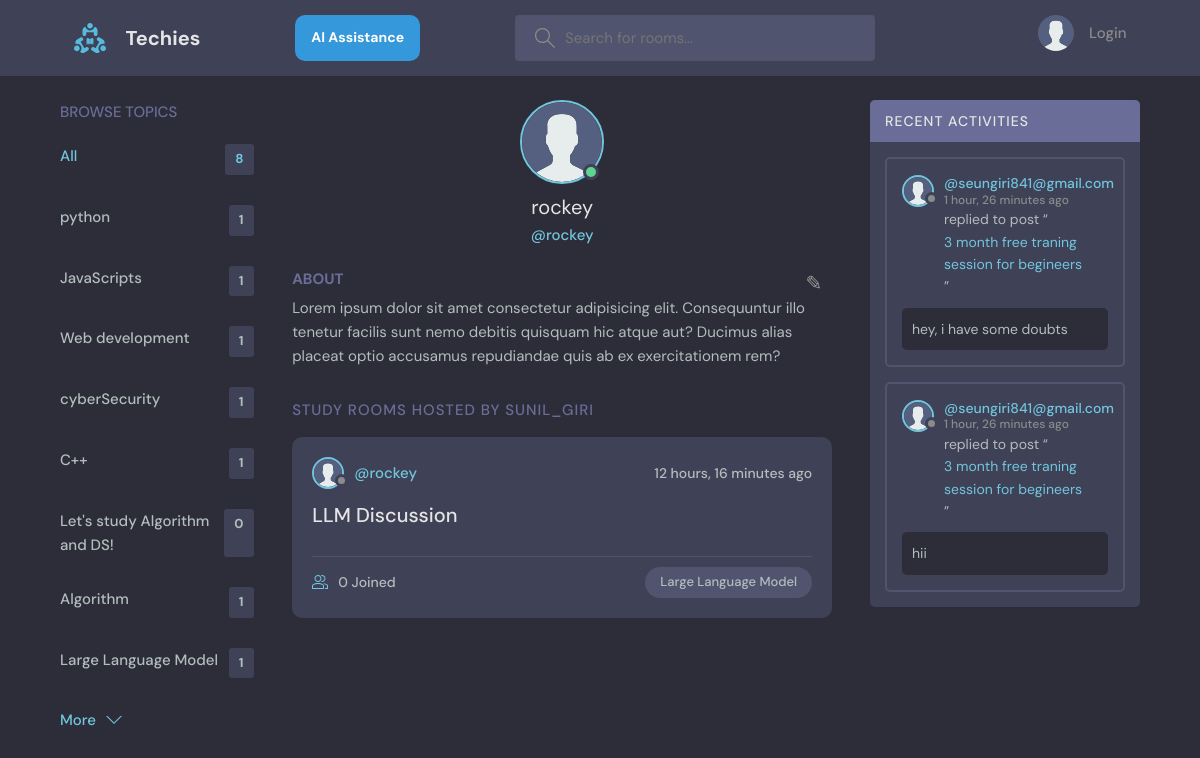
Before: /profile/6/ with the older database file.
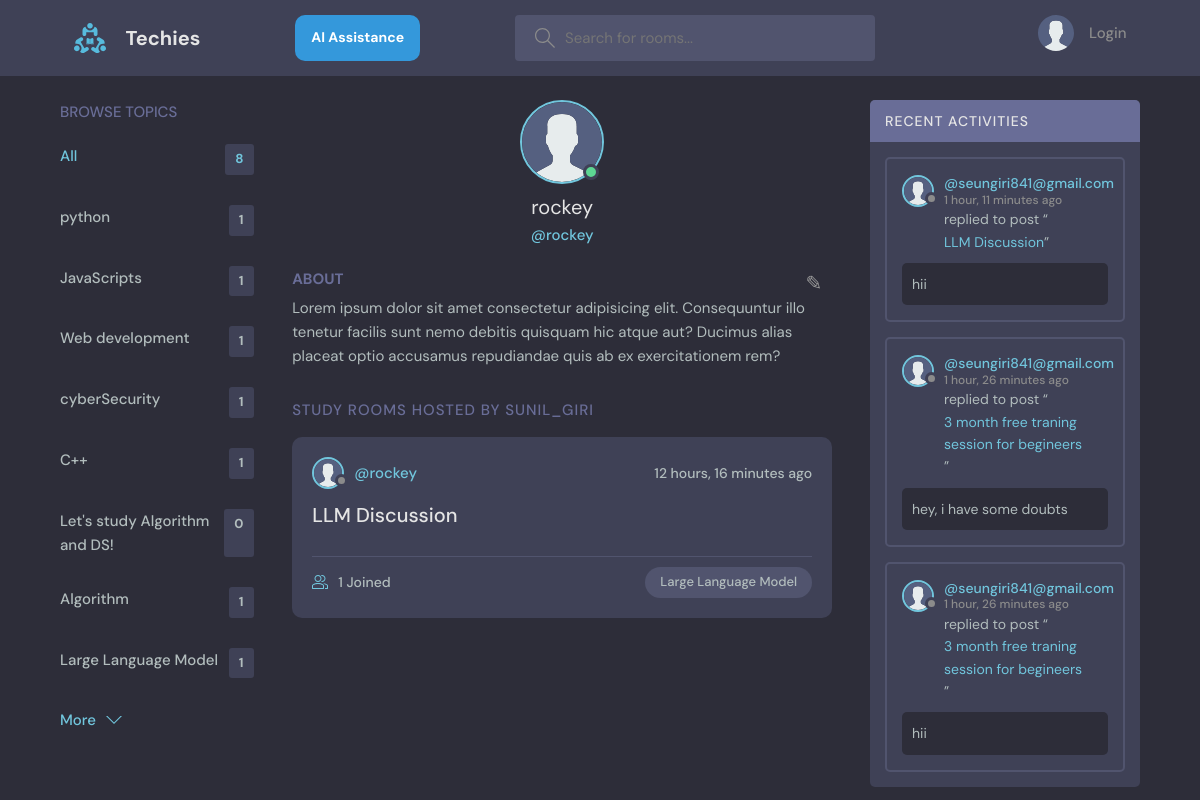
After: the same page with the newer database file.
### base/models.py (models this page shows, shortened)
class Topic(models.Model):
    name = models.CharField(max_length=200)

class Room(models.Model):
    host = models.ForeignKey(User, on_delete=models.CASCADE, null=True)
    topic = models.ForeignKey(Topic, on_delete=models.SET_NULL, null=True)
    name = models.CharField(max_length=200)
    description = models.TextField(null=True, blank=True)
    participants = models.ManyToManyField(
        User, related_name='paticipants', blank=True)
    update = models.DateTimeField(auto_now=True)
    created = models.DateTimeField(auto_now_add=True)
    class Meta:
        ordering = ['-update', '-created']
    def __str__(self):
        return self.name

class User(AbstractUser):
    name = models.CharField(max_length=200, null=True)
    email = models.EmailField(unique=True, null=True)
    bio = models.TextField(null=True)
    avatar =models.ImageField(null=True, default="avatar.svg")
    USERNAME_FIELD = 'email'
    REQUIRED_FIELDS = []

class Message(models.Model):
    user = models.ForeignKey(User, on_delete=models.CASCADE)
    room = models.ForeignKey(Room, on_delete=models.CASCADE)
    body = models.TextField()
    updated = models.DateTimeField(auto_now=True)
    created = models.DateTimeField(auto_now_add=True)
    class Meta:
        ordering = ['-updated', '-created']

### base/views.py (the view)
# urls.py: path('profile/<str:pk>/', views.userProfile, name='user-profile'),
def userProfile(request, pk):
    user = User.objects.get(id=pk)
    rooms = user.room_set.all()
    room_messages = user.message_set.all()
    topics = Topic.objects.all()
    context = {'user': user, 'rooms': rooms,
               'room_messages': room_messages, 'topics': topics}
    return render(request, 'base/profile.html', context)

### base/templates/base/profile.html (shortened to what this page needs)
{% extends 'main.html' %}
{% block content %}
  <main class="profile-page layout layout--3">
    <div class="container">
      {% include 'base/topics_component.html' %}
      <div class="roomList">
        <div class="profile">
          <div class="profile__avatar">
            <div class="avatar avatar--large active">
              <img src="{{user.avatar.url}}" />
            </div>
          </div>
          <div class="profile__info">
            <h3>{{user.username}}</h3>
            <p>@{{user.username}}</p>
          </div>
          <div class="profile__about">
            <h3>About</h3>
            <p>
              Lorem ipsum dolor sit amet consectetur adipisicing elit. Consequuntur illo tenetur
              facilis sunt nemo debitis quisquam hic atque aut? Ducimus alias placeat optio
              accusamus repudiandae quis ab ex exercitationem rem? <a href="{% url 'home' %}" class="edit-icon">&#9998;</a>
            </p>
          </div>
        </div>
        <div class="roomList__header">
          <div>
            <h2>Study Rooms Hosted by sunil_giri</a>
            </h2>
          </div>
        </div>
        {% include 'base/feed_component.html' %}
      </div>
      {% include 'base/activites_component.html' %}
    </div>
  </main>
{% endblock content %}

### base/templates/base/topics_component.html
<div class="topics">
    <div class="topics__header">
      <h2>Browse Topics</h2>
    </div>
    <ul class="topics__list">
      <li>
        <a href="{% url 'home' %}" class="active">All <span>{{topics.count}}</span></a>
      </li>
      {% for topic in topics %}
      <li>
        <a href="{% url 'home' %}?q={{topic.name}}">{{topic.name}} <span>{{topic.room_set.all.count}}</span></a>
      </li>
      {% endfor %}
    </ul>
    <a class="btn btn--link" href="{% url 'topics' %}">
      More
      <svg version="1.1" xmlns="http://www.w3.org/2000/svg" width="32" height="32" viewBox="0 0 32 32">
        <title>chevron-down</title>
        <path d="M16 21l-13-13h-3l16 16 16-16h-3l-13 13z"></path>
      </svg>
    </a>
  </div>

### base/templates/base/feed_component.html (shortened to what this page needs)
{% for room in rooms %}
<div class="roomListRoom">
    <div class="roomListRoom__header">
      <a href="{% url 'user-profile' room.host.id %}" class="roomListRoom__author">
        <div class="avatar avatar--small">
          <img src="{{room.host.avatar.url}}" />
        </div>
        <span>@{{room.host.username}}</span>
      </a>
      <div class="roomListRoom__actions">
        <span>{{room.created|timesince}} ago</span>
      </div>
    </div>
    <div class="roomListRoom__content">
      <a href="{% url 'room' room.id %}">{{room.name}}</a>
    </div>
    <div class="roomListRoom__meta">
      <a href="{% url 'room' room.id %}" class="roomListRoom__joined">
        {{room.participants.all.count}} Joined
      </a>
      <p class="roomListRoom__topic">{{room.topic.name}}</p>
    </div>
  </div>
  {% endfor %}

### base/templates/base/activites_component.html (shortened to what this page needs)
<div class="activities">
    <div class="activities__header">
      <h2>Recent Activities</h2>
    </div>
    {% for message in room_messages %}
    <div class="activities__box">
      <div class="activities__boxHeader roomListRoom__header">
        <a href="{% url 'user-profile' message.user.id %}" class="roomListRoom__author">
          <div class="avatar avatar--small">
            <img src="{{message.user.avatar.url}}" />
          </div>
          <p>
            @{{message.user}}
            <span>{{message.created|timesince}} ago</span>
          </p>
        </a>
      </div>
      <div class="activities__boxContent">
        <p>replied to post “<a href="{% url 'room' message.room.id %}">{{message.room}}</a>”</p>
        <div class="activities__boxRoomContent">
          {{message.body}}
        </div>
      </div>
    </div>
    {% endfor %}
  </div>

Changed rows visible on the page:
computed for Room "LLM Discussion": participants.all.count "0" → "1"
added Message: user.avatar (placeholder picture), user "seungiri841@gmail.com", created "1 hour, 11 minutes", room "LLM Discussion", body "hii"
